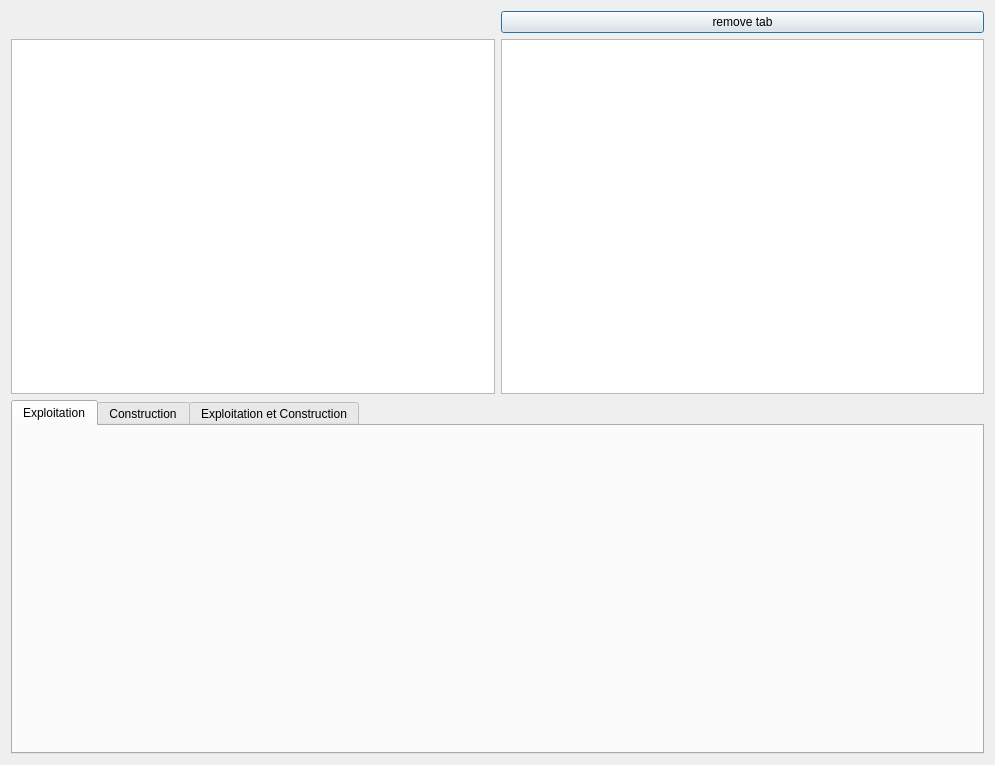
<?xml version="1.0" encoding="UTF-8"?>
<ui version="4.0">
 <class>Dialog</class>
 <widget class="QDialog" name="Dialog">
  <property name="geometry">
   <rect>
    <x>0</x>
    <y>0</y>
    <width>995</width>
    <height>765</height>
   </rect>
  </property>
  <property name="windowTitle">
   <string>Dialog</string>
  </property>
  <layout class="QGridLayout" name="gridLayout_3">
   <item row="1" column="1">
    <widget class="QTableWidget" name="tableWidget"/>
   </item>
   <item row="2" column="0" colspan="2">
    <widget class="QTabWidget" name="tabWidget">
     <property name="currentIndex">
      <number>0</number>
     </property>
     <widget class="QWidget" name="tab">
      <attribute name="title">
       <string>Exploitation</string>
      </attribute>
      <layout class="QGridLayout" name="gridLayout">
       <item row="0" column="0">
        <widget class="QWidget" name="bar_chart_e" native="true"/>
       </item>
      </layout>
     </widget>
     <widget class="QWidget" name="tab_2">
      <attribute name="title">
       <string>Construction</string>
      </attribute>
      <layout class="QGridLayout" name="gridLayout_2">
       <item row="0" column="0">
        <widget class="QWidget" name="bar_chart_c" native="true"/>
       </item>
      </layout>
     </widget>
     <widget class="QWidget" name="tab_3">
      <attribute name="title">
       <string>Exploitation et Construction</string>
      </attribute>
      <layout class="QGridLayout" name="gridLayout_7">
       <item row="0" column="0">
        <widget class="QWidget" name="bar_chart_ce" native="true"/>
       </item>
      </layout>
     </widget>
    </widget>
   </item>
   <item row="1" column="0">
    <widget class="QTreeView" name="treeView"/>
   </item>
   <item row="0" column="1">
    <widget class="QPushButton" name="pushButton">
     <property name="text">
      <string>remove tab</string>
     </property>
    </widget>
   </item>
  </layout>
 </widget>
 <resources/>
 <connections/>
</ui>
